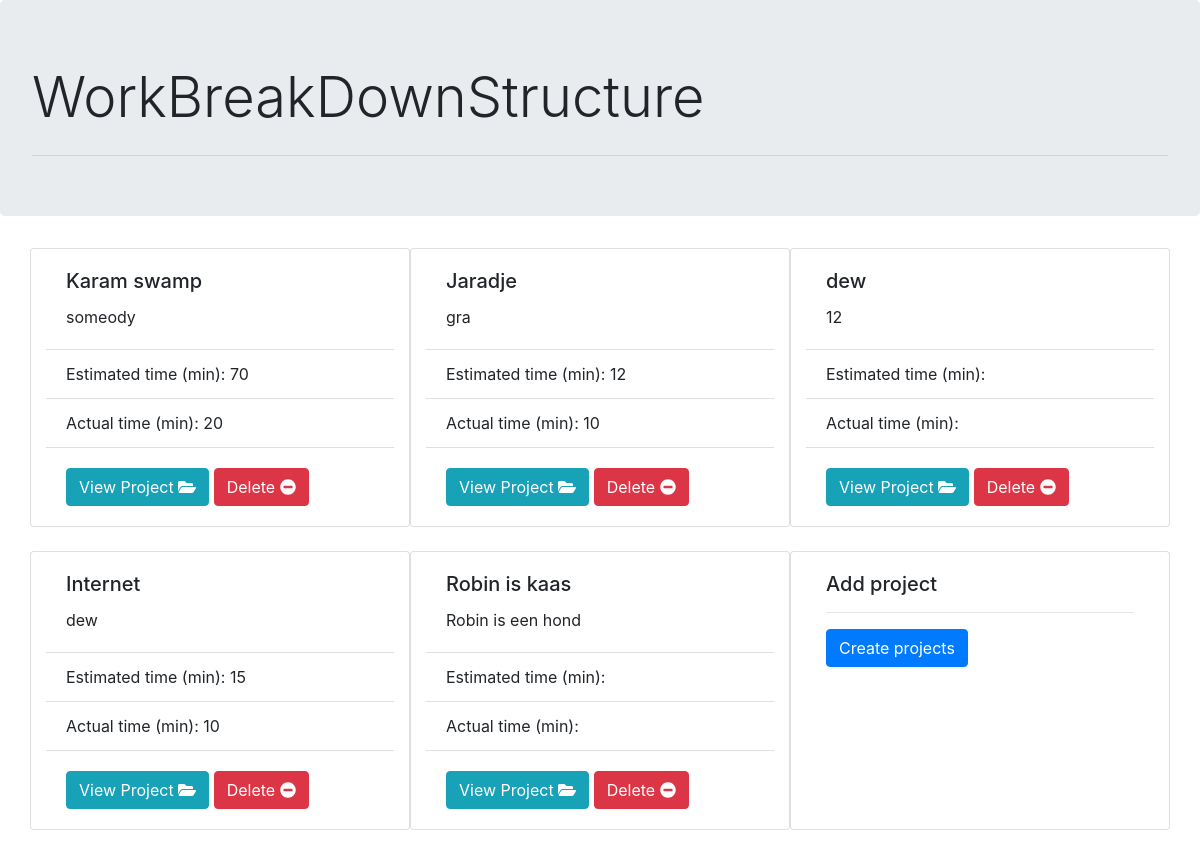
The page / on the database its author committed.
### tables this page shows
CREATE TABLE `projects` (
  `id` int(11) NOT NULL,
  `Title` text NOT NULL,
  `Description` text NOT NULL
);

### inc/database.php (called while the page is built)
<?php
function connectWithDatabase($sql)
{
    $connect = mysqli_connect("localhost","root","", "wbs");
    $resource = mysqli_query($connect, $sql);
    $retuning_array = array();
    while($result = mysqli_fetch_assoc($resource))
    {
        $retuning_array[] = $result;
    }
    return $retuning_array;
}

### index.php (the view, shortened to what this page needs)
<?php
include 'inc/database.php';
$sqlI = "SELECT * FROM projects";
$i = connectWithDatabase($sqlI);
?>
<html>
<head>
    <link rel="stylesheet" href="https://maxcdn.bootstrapcdn.com/bootstrap/4.0.0/css/bootstrap.min.css">
    <link rel="stylesheet" href="CSS/stylesheet.css">
</head>
<body>
<div class="jumbotron">
    <h1 class="display-4">WorkBreakDownStructure</h1>
    <hr class="my-4">
</div>
<div class="container">
    <div class="row">
        <?php foreach ($i as $Iitem) {
            $sqlO = "SELECT SUM(Time), SUM(actualTime) FROM tasks WHERE projectID = " . $Iitem['id'];
            $o = connectWithDatabase($sqlO)[0];
            ?>
            <div class="card col-4 mb-4 " style="width: 18rem;">
                <div class="card-body">
                    <h5 class="card-title">
                        <?php echo $Iitem['Title'] ?></h5>
                    <p class="card-text"><?php echo $Iitem['Description'] ?></p>
                </div>
                <ul class="list-group list-group-flush">
                    <li class="list-group-item">Estimated time (min): <?php echo $o["SUM(Time)"] ?></li>
                    <li class="list-group-item">Actual time (min): <?php echo $o["SUM(actualTime)"] ?></li>
                </ul>
                <div class="card-body">
                    <a class="btn btn-info" href="taskPage.php?projectId=<?php echo $Iitem['id'] ?>">View Project <i
                                class="fas fa-folder-open"></i></a>
                    <a class="btn btn-danger" onclick="return deleteItem()"
                       href="deleteProject.php?projectId=<?php echo $Iitem['id'] ?>">Delete <i
                                class="fas fa-minus-circle"></i></a>
                </div>
            </div>
            <?php
        } ?>
        <div class="card col-4 mb-4" style="width: 4rem; ;">
            <div class="card-body">
                <h5 class="card-title">Add project</h5>
                <hr>
                <button type="button" class="btn btn-primary" data-toggle="modal" data-target="#createProjects">Create
                    projects
                </button>
            </div>
        </div>
    </div>
</div>
</body>
</html>

### CSS/stylesheet.css (style rules this page uses)
.jumbotron { max-height: 27vh; }

### rows shown on the page
projects: Title "Karam swamp", Description "someody", SUM "70", SUM "20"
projects: Title "Jaradje", Description "gra", SUM "12", SUM "10"
projects: Title "dew", Description "12"
projects: Title "Internet", Description "dew", SUM "15", SUM "10"
projects: Title "Robin is kaas", Description "Robin is een hond"
